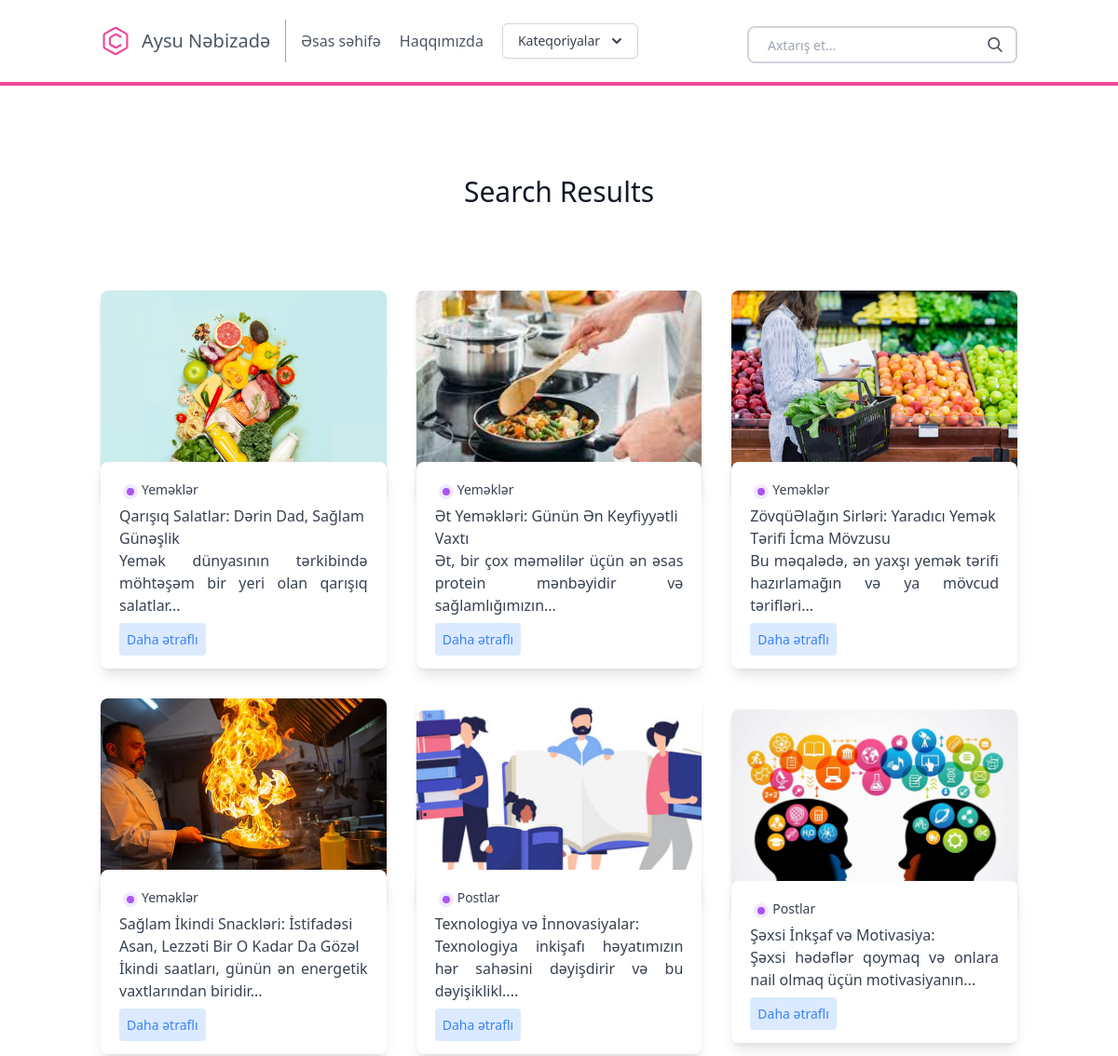
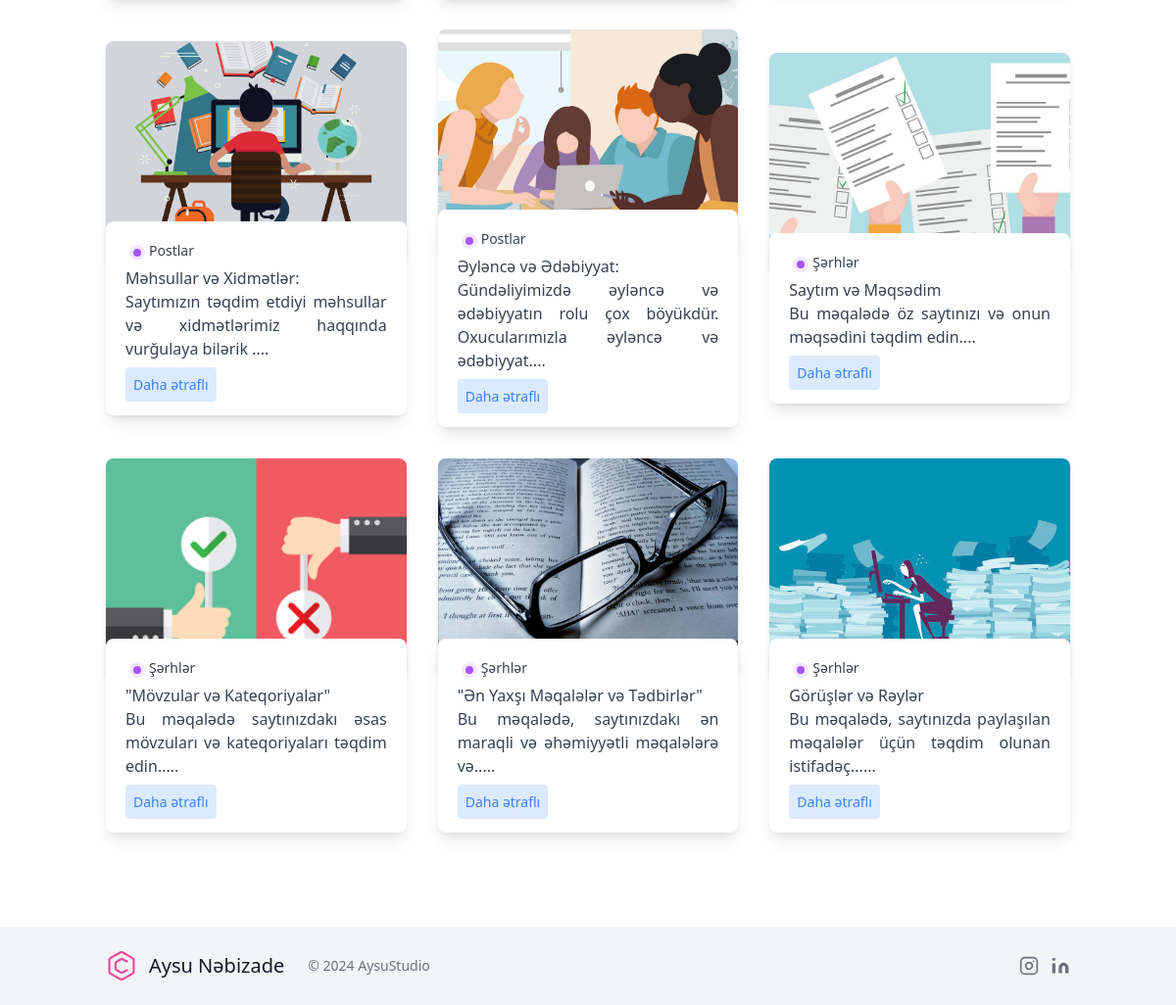
The app's page /search/ with its own data (2 pictures, top to bottom).
### posts/models.py (models this page shows, shortened)
class Post(models.Model):
    title = models.CharField(max_length=100)
    slug = models.SlugField()
    overview = models.TextField()
    timestamp = models.DateTimeField(auto_now_add=True)
    content = models.TextField()
    author = models.ForeignKey(Author, on_delete=models.CASCADE)
    thumbnail = models.ImageField()
    categories = models.ManyToManyField(Category)
    featured = models.BooleanField()
    likes = models.ManyToManyField(User, related_name='blog_posts')

class Category(models.Model):
    title = models.CharField(max_length=20)
    subtitle = models.CharField(max_length=20)
    slug = models.SlugField()
    thumbnail = models.ImageField()

### posts/views.py (the view)
# urls.py: path('search/', search, name = 'search'),
def search(request):
    queryset = Post.objects.all()
    query = request.GET.get('q')
    if query:
        cleaned_query = query.strip()
        queryset = queryset.filter(
            Q(title__icontains=cleaned_query)
    ).distinct()
    context = {
        'object_list': queryset
    }
    return render(request, 'search_bar.html', context)

### posts/templatetags/markdown_extras.py (called while the page is built)
@register.simple_tag
def get_categories():
    return Category.objects.all()[0:3]

### templates/search_bar.html
{% extends 'base.html' %}
{% block content %}
<section class="blog text-gray-700 min-h-[79vh] body-font">
  <div class="container px-5 py-24 mx-auto">
    <div class="flex flex-wrap w-full mb-20 flex-col items-center text-center">
      <h1 class="sm:text-3xl text-2xl font-medium title-font mb-2 text-gray-900">
        Search Results</h1>
    </div>
    <div class="flex flex-wrap sm:-m-4 -mx-4 -mb-10 -mt-4">
      {% for obj in object_list %}
      <div class="p-4 md:w-1/3 md:mb-0 mb-6 flex flex-col justify-center items-center max-w-sm mx-auto">
        <div class="bg-gray-300 h-56 w-full rounded-lg shadow-md bg-cover bg-center"
          style="background-image: url('{{ obj.thumbnail.url }}')"></div>
        <div class=" w-70 bg-white -mt-10 shadow-lg rounded-lg overflow-hidden p-5">
          <div class="header-content inline-flex ">
            <div class="category-badge flex-1  h-4 w-4 m rounded-full m-1 bg-purple-100">
              <div class="h-2 w-2 rounded-full m-1 bg-purple-500 "></div>
            </div>
            {% for category in obj.categories.all %}
            <div class="category-title flex-1 text-sm">
              {{ category.title }}
            </div>
            {% endfor %}
          </div>
          <div class="title-post font-medium">
            {{ obj.title }}
          </div>
          <div class="summary-post text-base text-justify">
            {{ obj.overview }}
          </div>
          <div class="mt-3">
            <a href="{% url 'post' obj.slug %}" class="bg-blue-100 text-blue-500 rounded p-2 text-sm ">
              Daha ətraflı
            </a>
          </div>
        </div>
      </div>
      {% endfor %}
    </div>
  </div>
</section>
{% endblock %}

### records on screen
Post: thumbnail (picture), title "Qarışıq Salatlar: Dərin Dad, Sağlam Günəşlik", overview "Yemək dünyasının tərkibində möhtəşəm bir yeri olan qarışıq salatlar..."
Category: title "Yeməklər"
Post: thumbnail (picture), title "Ət Yeməkləri: Günün Ən Keyfiyyətli Vaxtı", overview "Ət, bir çox məməlilər üçün ən əsas protein mənbəyidir və sağlamlığımızın..."
Post: thumbnail (picture), title "ZövqüƏlağın Sirləri: Yaradıcı Yemək Tərifi İcma Mövzusu", overview "Bu məqalədə, ən yaxşı yemək tərifi hazırlamağın və ya mövcud tərifləri..."
Post: thumbnail (picture), title "Sağlam İkindi Snackləri: İstifadəsi Asan, Lezzəti Bir O Kadar Da Gözəl", overview "İkindi saatları, günün ən energetik vaxtlarından biridir..."
Post: thumbnail (picture), title "Texnologiya və İnnovasiyalar:", overview "Texnologiya inkişafı həyatımızın hər sahəsini dəyişdirir və bu dəyişiklikl...."
Category: title "Postlar"
Post: thumbnail (picture), title "Şəxsi İnkşaf və Motivasiya:", overview "Şəxsi hədəflər qoymaq və onlara nail olmaq üçün motivasiyanın..."
Post: thumbnail (picture), title "Məhsullar və Xidmətlər:", overview "Saytımızın təqdim etdiyi məhsullar və xidmətlərimiz haqqında vurğulaya bilərik ...."
Post: thumbnail (picture), title "Əyləncə və Ədəbiyyat:", overview "Gündəliyimizdə əyləncə və ədəbiyyatın rolu çox böyükdür. Oxucularımızla əyləncə və ədəbiyyat...."
Post: thumbnail (picture), title "Saytım və Məqsədim", overview "Bu məqalədə öz saytınızı və onun məqsədini təqdim edin...."
Category: title "Şərhlər"
Post: thumbnail (picture), title "\"Mövzular və Kateqoriyalar\"", overview "Bu məqalədə saytınızdakı əsas mövzuları və kateqoriyaları təqdim edin....."
Post: thumbnail (picture), title "\"Ən Yaxşı Məqalələr və Tədbirlər\"", overview "Bu məqalədə, saytınızdakı ən maraqli və əhəmiyyətli məqalələrə və....."
Post: thumbnail (picture), title "Görüşlər və Rəylər", overview "Bu məqalədə, saytınızda paylaşılan məqalələr üçün təqdim olunan istifadəç......"
